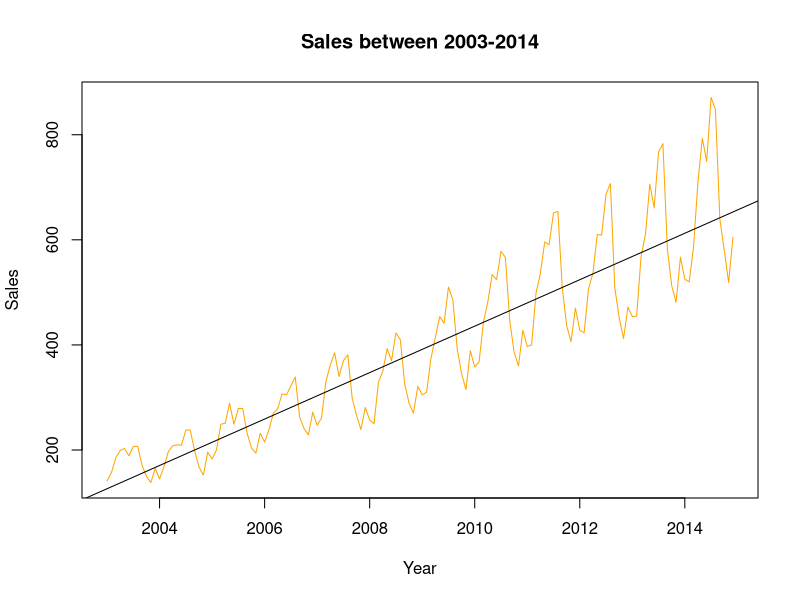
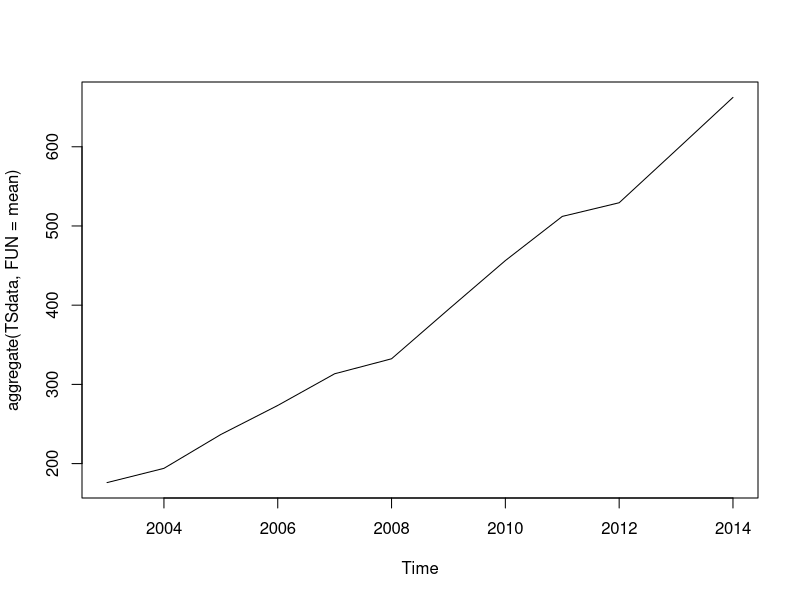
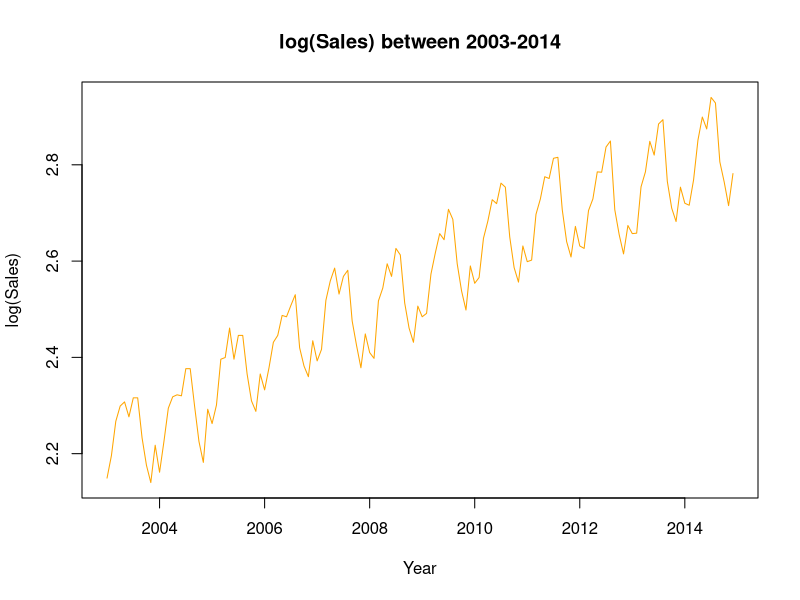
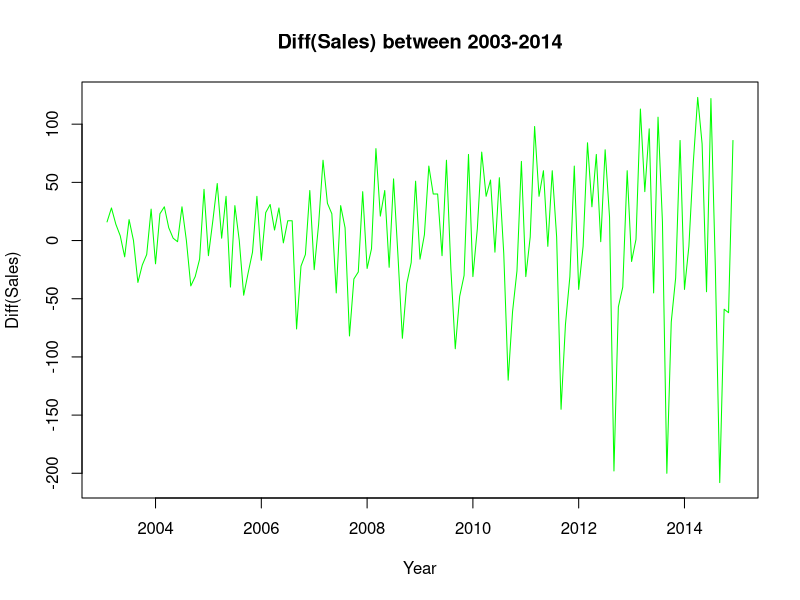
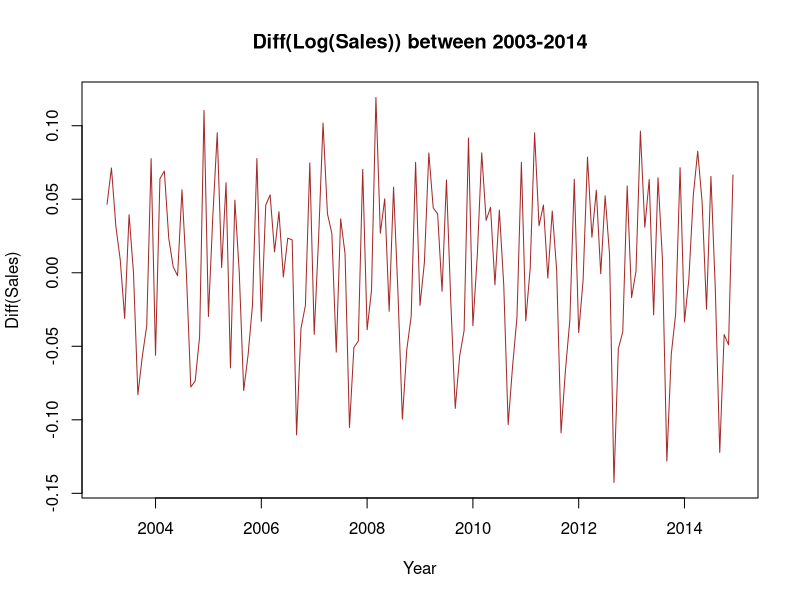
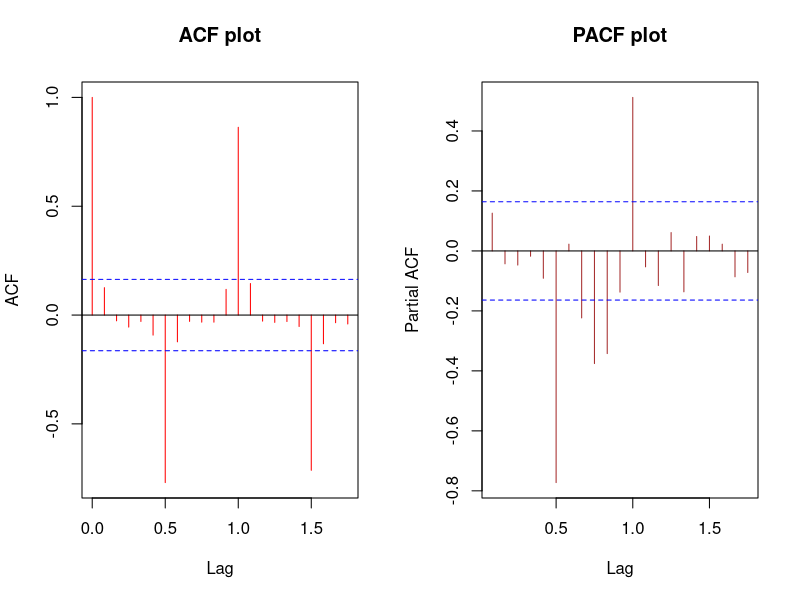
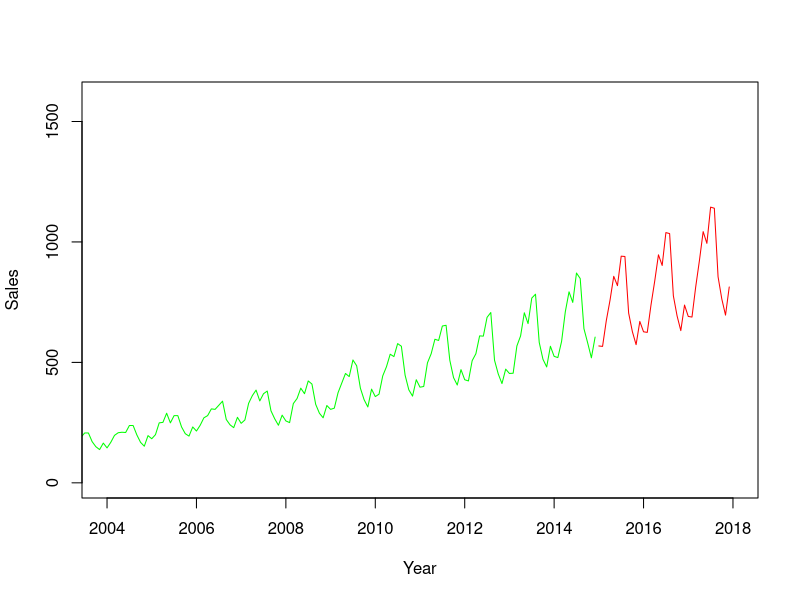
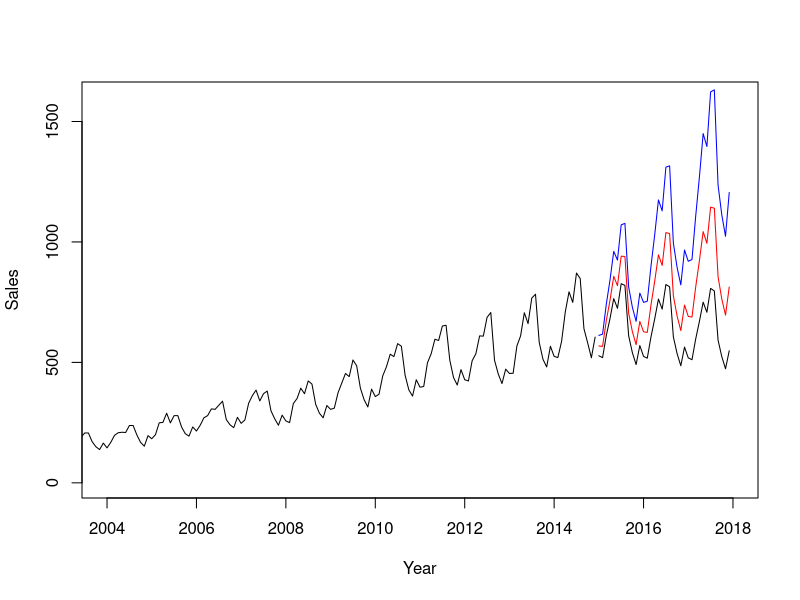

Write the R code that produced these figures, in order.
#----Time Series Forecasting----#
#Analytical Problem: To forecast the Sales (in thoushand units) of a Automobile company for the next 36 months

#----Preparing the environment----#
list.of.packages <- c("forecast", "ggplot2","MASS","caTools","sqldf","tseries")
new.packages <- list.of.packages[!(list.of.packages %in% installed.packages()[,"Package"])]
if(length(new.packages)) install.packages(new.packages, repos="http://cran.rstudio.com/")
library(forecast)
library(tseries)
#----Setting the working directory----#
getwd()
setwd("C:/rWork/rProjects/R-in-Action/Hackshop/time_series_forecasting")
data=read.csv("Sales.csv",header = TRUE)
TSdata=data#To create a backup of original data
data
#----Exploring the data----#
head(TSdata)#
dim(TSdata)#We have 144 time series points (at a date level) and 2 vars(Date, Sales)
str(TSdata)
summary(TSdata)
colSums(is.na(TSdata))
names(TSdata)[c(1:2)]=c("Date","Sales")
#----Transformation of the date data into time series----#
TSdata=ts(TSdata[,2],start=c(2003,1),frequency=12)
start(TSdata)
end(TSdata)
frequency(TSdata)
StructTS(TSdata)
TSdata
class(TSdata)
#2003,1 is the start date and 12 is the frequency of the time series (monthly series)
str(TSdata)
#----plotting the sales----# 
plot(TSdata,ylab="Sales", xlab="Year",main="Sales between 2003-2014",col="orange")
abline(reg = lm(TSdata~time(TSdata)))#time(tsdata) means point of time data
cycle(TSdata)
plot(aggregate(TSdata,FUN=mean))
#This plot displays the year on year trend in the sales from 2003
#Data has both a trend and drift, i.e. time invariant mean and variance 
#----Differencing the data to remove trend and drift
plot(log10(TSdata),ylab="log(Sales)",xlab="Year",main="log(Sales) between 2003-2014",col="orange")
##Differencing the data to remove trend
plot(diff(TSdata,differences = 1),ylab="Diff(Sales)",xlab="Year",main="Diff(Sales) between 2003-2014",col="green")
#The differenced data continues to have unequal variance 
#----Differencing+Log transformation the data to remove trend and unequal variance
plot(diff(log10(TSdata),differences = 1),ylab="Diff(Sales)",xlab="Year",main="Diff(Log(Sales)) between 2003-2014",col="brown")
#So, with Log10 and 1 order of differencing makes the series stationary
#----Checking the stationarity of transformed data using the Augmented Dickey-Fuller Test(ADF)
LDTSdata=diff(log10(TSdata),differences = 1)
require(forecast)
adf.test(LDTSdata,alternative="stationary")

#Since, the p-value <0.05, hence, we reject the Ho: Series is Non-Stationary 

kpss.test(LDTSdata)
#creating the ACF and PACF plot
par(mfrow=c(1,2))
acf(diff(log10(TSdata)),main="ACF plot",col ="red")#ACF PLOT -- Moving Average or q
pacf(diff(log10(TSdata)),main="PACF plot",col="brown")#PACF PLOT -- Auto Regressive or p
#Running the ARIMA model
ARIMAFit=arima((log10(TSdata)),c(1,1,0))#c(1,1,0)means order of ARIMA(AR[p],I[d],MA[q])
summary(ARIMAFit)
#Running the ARIMA model-R, gives the best model fit 
require(forecast)
ARIMAFit1=auto.arima(log10(TSdata),approximation=TRUE,trace=TRUE)
?auto.arima
?arima
summary(ARIMAFit1)
ARIMAFit1$residuals
#Predicting the future values
pred=predict(ARIMAFit1,n.ahead=36)#for 36 months , frequency is 12
pred
#n.ahead is the no. of time series, we want to predict
##########################################3
##Ploting the observed data and forecasted data together
par(mfrow=c(1,1))
plot(TSdata,type="l",xlim=c(2004,2018),ylim=c(1,1600),xlab="Year",ylab="Sales",col="green")
lines(10^(pred$pred),col="red")#original time series + predicted time series
###############################################
#plotting the +-2 standard error to range of expected error
plot(TSdata,type="l",xlim=c(2004,2018),ylim=c(1,1600),xlab = "Year",ylab = "Sales")
lines(10^(pred$pred),col="red")
lines(10^(pred$pred+2*pred$se),col="blue")#se-- standard error
lines(10^(pred$pred-2*pred$se),col="black")#blue black means confidence interval of my predicted value
## then forecast the result
pred = predict(ARIMAFit1, n.ahead = 36)
write.csv(pred,"predict.csv")

## then do the exponential since you had used log earlier.
normal_result=10^pred$pred ## you get the desired result. 
write.csv(normal_result,"finalpredict.csv", row.names = FALSE)
plot(normal_result)

#----End of the model----#
